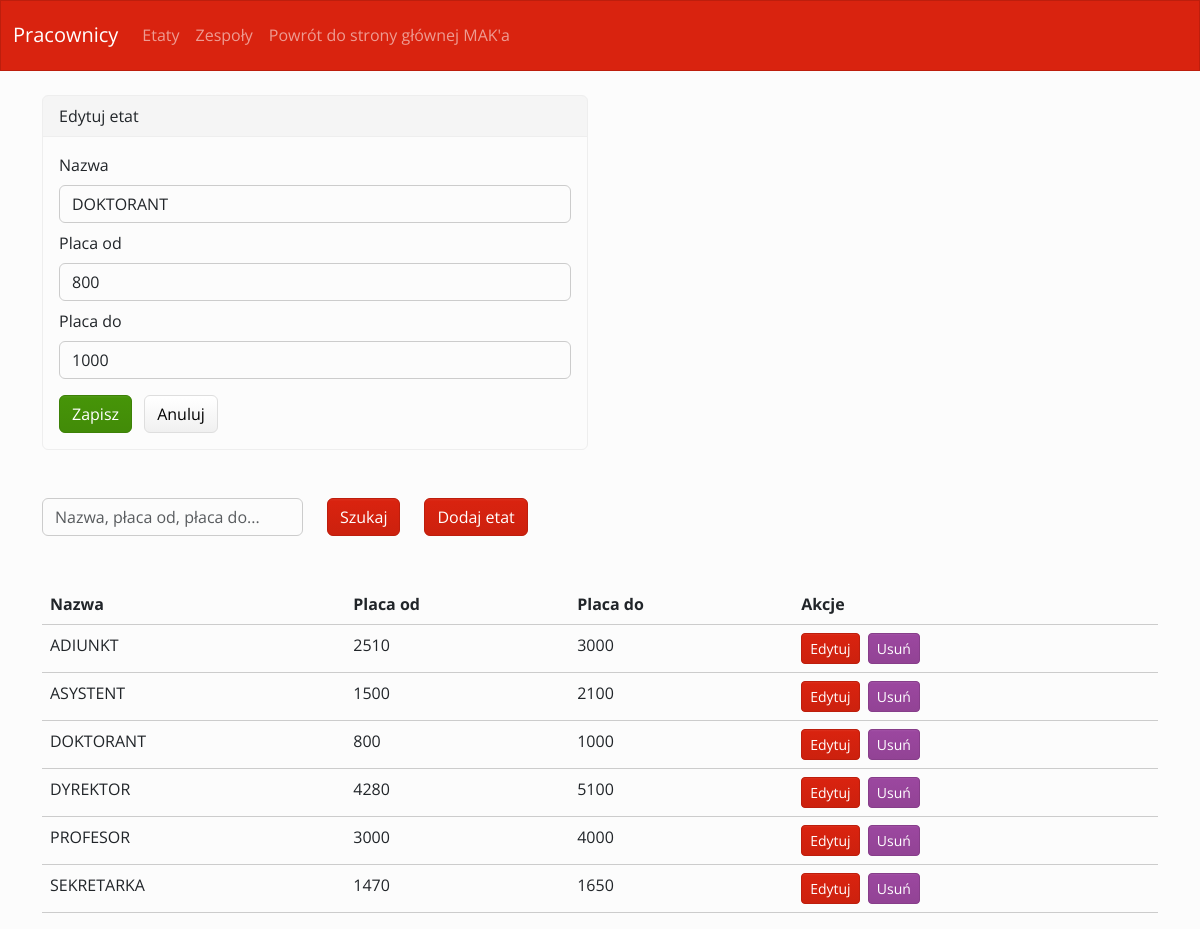
The app's page /etaty.php?edit=DOKTORANT with its own data.
### tables this page shows
CREATE TABLE IF NOT EXISTS `etaty` (
  `NAZWA` varchar(15) NOT NULL,
  `PLACA_OD` float DEFAULT NULL,
  `PLACA_DO` float DEFAULT NULL,
  PRIMARY KEY (`NAZWA`)
);

### etaty.php (the view, shortened to what this page needs)
<?php
require_once 'database.php';
require_once 'functions.php';
$edit_row = null;
if (isset($_GET['edit'])) {
    $e = $pdo->prepare("SELECT * FROM etaty WHERE NAZWA = :nazwa");
    $e->execute([':nazwa' => $_GET['edit']]);
    $edit_row = $e->fetch(PDO::FETCH_ASSOC);
}
?>
<!doctype html>
<html lang="en">
<head>
    <link href="bootstrap/css/bootstrap.min.css" rel="stylesheet">
</head>
<body>
    <?php
    if(isset($_POST['submit']) && $_POST['search']!=''){
        $stmt = $pdo->prepare("SELECT * FROM etaty WHERE NAZWA LIKE :nazwa OR PLACA_OD LIKE :placa_od OR PLACA_DO LIKE :placa_do");
        $stmt -> bindValue(':nazwa', '%'.$_POST['search'].'%', PDO::PARAM_STR);
        $stmt -> bindValue(':placa_od', '%'.$_POST['search'].'%', PDO::PARAM_STR);
        $stmt -> bindValue(':placa_do', '%'.$_POST['search'].'%', PDO::PARAM_STR);
        $stmt->execute();
    }
    else{
        $stmt = $pdo->query('SELECT * FROM etaty');
    }
    ?>
    <div class="container">
        <?php if ($edit_row): ?>
        <div class="row my-4">
            <div class="col-md-6">
                <div class="card">
                    <div class="card-header">Edytuj etat</div>
                    <div class="card-body">
                        <form method="post" action="">
                            <div class="mb-2"><label class="form-label">Nazwa</label><input type="text" class="form-control" name="nazwa" value="<?= htmlspecialchars($edit_row['NAZWA']) ?>"></div>
                            <div class="mb-2"><label class="form-label">Placa od</label><input type="number" step="0.01" class="form-control" name="placa_od" value="<?= htmlspecialchars($edit_row['PLACA_OD']) ?>"></div>
                            <div class="mb-2"><label class="form-label">Placa do</label><input type="number" step="0.01" class="form-control" name="placa_do" value="<?= htmlspecialchars($edit_row['PLACA_DO']) ?>"></div>
                            <button type="submit" name="edit_submit" class="btn btn-success mt-2">Zapisz</button>
                            <a href="etaty.php" class="btn btn-secondary mt-2 ms-2">Anuluj</a>
                        </form>
                    </div>
                </div>
            </div>
        </div>
        <?php endif; ?>
        <form action="" method="post">
        <div class="row my-5">
            <div class="col-md-3">
                <input type="text" class="form-control" name="search" placeholder="Nazwa, płaca od, płaca do...">
            </div>
            <div class="col-auto">
                <input type="submit" class="btn btn-primary" name="submit" value="Szukaj">
            </div>
            <div class="col-auto">
                <a href="dodaj_etat.php" class="btn btn-primary">Dodaj etat</a>
            </div>
        </div>
        </form>
        <div class="row">
            <div class="col-12">
                <table class="table">
                    <thead>
                    <tr>
                        <th>Nazwa</th>
                        <th>Placa od</th>
                        <th>Placa do</th>
                        <th>Akcje</th>
                    </tr>
                    </thead>
                    <tbody>
                    <?php
                    foreach ($stmt as $row){
                        echo '<tr>';
                        echo '<td>'.$row['NAZWA'].'</td>';
                        echo '<td>'.$row['PLACA_OD'].'</td>';
                        echo '<td>'.$row['PLACA_DO'].'</td>';
                        echo '<td>
                            <a href="etaty.php?edit='.urlencode($row['NAZWA']).'" class="btn btn-sm btn-primary me-1">Edytuj</a>
                            <a href="etaty.php?delete='.urlencode($row['NAZWA']).'" class="btn btn-sm btn-danger" onclick="return confirm(\'Czy na pewno usunąć? Zastanów się dobrze...\')">Usuń</a>
                        </td>';
                        echo '</tr>';
                    }
                    ?>
                    </tbody>
                </table>
            </div>
        </div>
    </div>
</html>

### records on screen
etaty: nazwa "DOKTORANT", placa_od "800", placa_do "1000", NAZWA "DOKTORANT", PLACA_OD "800", PLACA_DO "1000"
etaty: NAZWA "ADIUNKT", PLACA_OD "2510", PLACA_DO "3000"
etaty: NAZWA "ASYSTENT", PLACA_OD "1500", PLACA_DO "2100"
etaty: NAZWA "DYREKTOR", PLACA_OD "4280", PLACA_DO "5100"
etaty: NAZWA "PROFESOR", PLACA_OD "3000", PLACA_DO "4000"
etaty: NAZWA "SEKRETARKA", PLACA_OD "1470", PLACA_DO "1650"
